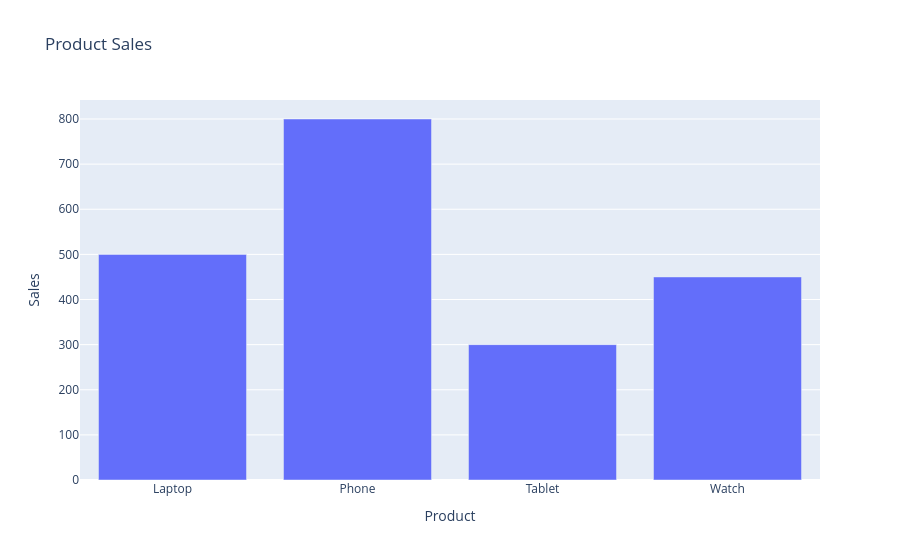

The code cell stored with this chart in its notebook:
### Code cell
data = {
    "Product" : ["Laptop","Phone","Tablet","Watch"],
    "Sales" : [500,800,300,450]
}
fig = px.bar(
    data,
    x="Product",
    y="Sales",
    title="Product Sales"
)
fig.show()

### Figure 1 — Plotly figure (JSON) as saved in the notebook; plotly's stock layout.template omitted (floating-point values rounded to 4 significant figures)
{"data": [{"hovertemplate": "Product=%{x}<br>Sales=%{y}<extra></extra>", "legendgroup": "", "marker": {"color": "#636efa", "pattern": {"shape": ""}}, "name": "", "orientation": "v", "showlegend": false, "textposition": "auto", "type": "bar", "x": ["Laptop", "Phone", "Tablet", "Watch"], "xaxis": "x", "y": [500, 800, 300, 450], "yaxis": "y"}], "layout": {"barmode": "relative", "legend": {"tracegroupgap": 0}, "title": {"text": "Product Sales"}, "xaxis": {"anchor": "y", "domain": [0, 1], "title": {"text": "Product"}}, "yaxis": {"anchor": "x", "domain": [0, 1], "title": {"text": "Sales"}}}}
